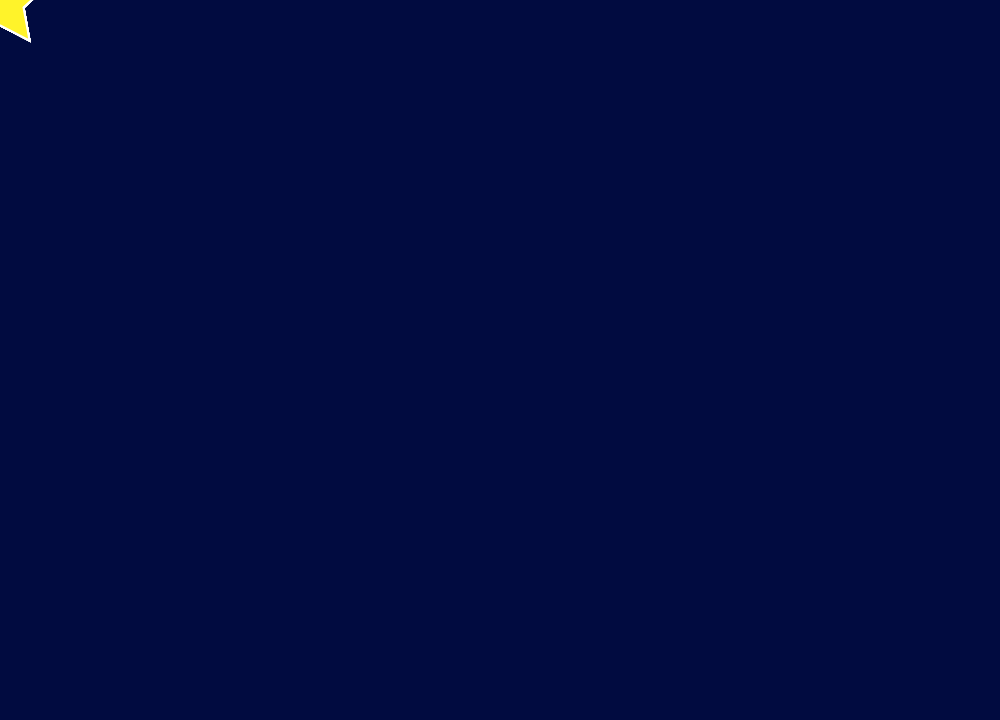
Frame 1 (no input)
Frame 60 (the mouse pressed at the canvas centre just before this capture): identical to frame 1, image omitted
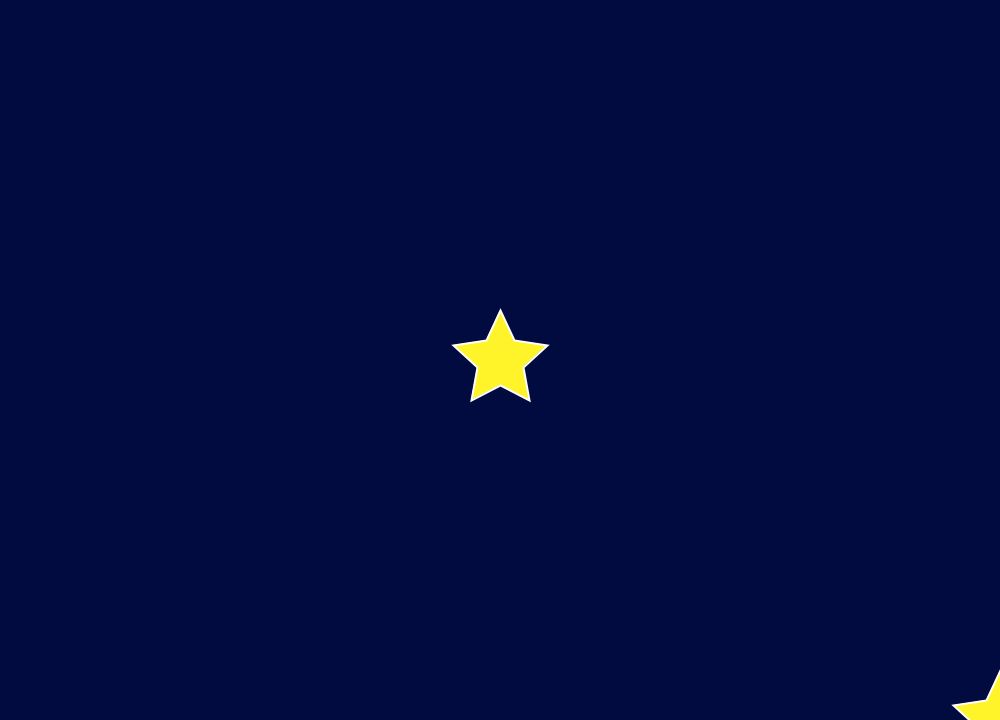
Frame 120 (the mouse held since frame 60 and released just before this capture)

The Processing sketch that drew these frames (run headless with seeded random() and noise(); from frame 60 on, the mouse is pressed at the canvas centre):

// Processing sketch: processing_97256
// ── processing_97256.pde

void setup() {
size( 1000, 720);
smooth(); 
float stars = 5;
float starsNumber = calculateStars (stars);
println (starsNumber);
}
float calculateStars (float w) {
  float newNumber = w *1;
  return newNumber;
}  
void draw() {
background( 1,11,64);
for (int x=35; x < width + 70; x += 70)
{
translate(mouseX, mouseY);
fill(255,243,42);
  stroke(255);
  strokeWeight(2);
  beginShape();
  vertex(0, -50);
  vertex(14, -20);
  vertex(47, -15);
  vertex(23, 7);
  vertex(29, 40);
  vertex(0, 25);
  vertex(-29, 40);
  vertex(-23, 7);
  vertex(-47, -15);
  vertex(-14, -20);
  endShape(CLOSE);;
}
}

void stars( int x, int y) {
pushMatrix();
translate( x, y);
stroke( 0);
strokeWeight( 70);
line( 0, - 35,  0, -65);
noStroke();
float d = random (20, 100); 
fill( 255); 
ellipse( - 17.5, -65, 35, 35); 


ellipse( 17.5, - 65, 35, 35); 
arc (0, -65, 70, 70, 0, PI);
fill( 0); 
ellipse( - 14, - 65, 8, 8); 
ellipse(14, -65,8,8);
quad( 0, - 58, 4, - 51, 0, -44, -4, -51);
popMatrix(); 
}
